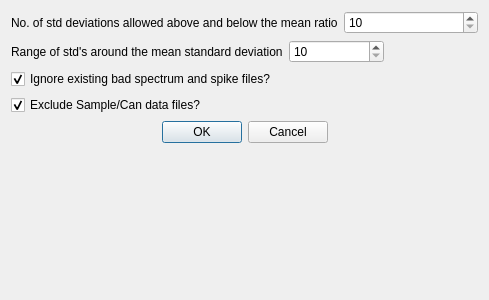
<?xml version="1.0" encoding="UTF-8"?>
<ui version="4.0">
 <class>Dialog</class>
 <widget class="QDialog" name="Dialog">
  <property name="geometry">
   <rect>
    <x>0</x>
    <y>0</y>
    <width>489</width>
    <height>300</height>
   </rect>
  </property>
  <property name="windowTitle">
   <string>Purge</string>
  </property>
  <layout class="QVBoxLayout" name="verticalLayout">
   <item>
    <layout class="QHBoxLayout" name="horizontalLayout">
     <item>
      <widget class="QLabel" name="label">
       <property name="sizePolicy">
        <sizepolicy hsizetype="Expanding" vsizetype="Minimum">
         <horstretch>0</horstretch>
         <verstretch>0</verstretch>
        </sizepolicy>
       </property>
       <property name="text">
        <string>No. of std deviations allowed above and below the mean ratio</string>
       </property>
      </widget>
     </item>
     <item>
      <widget class="QSpinBox" name="stdDeviationsSpinBox">
       <property name="sizePolicy">
        <sizepolicy hsizetype="Expanding" vsizetype="Fixed">
         <horstretch>0</horstretch>
         <verstretch>0</verstretch>
        </sizepolicy>
       </property>
       <property name="minimum">
        <number>10</number>
       </property>
      </widget>
     </item>
    </layout>
   </item>
   <item>
    <layout class="QHBoxLayout" name="horizontalLayout_2">
     <item>
      <widget class="QLabel" name="label_2">
       <property name="text">
        <string>Range of std's around the mean standard deviation</string>
       </property>
      </widget>
     </item>
     <item>
      <widget class="QSpinBox" name="rangeAroundMeanSpinBox">
       <property name="sizePolicy">
        <sizepolicy hsizetype="Expanding" vsizetype="Fixed">
         <horstretch>0</horstretch>
         <verstretch>0</verstretch>
        </sizepolicy>
       </property>
       <property name="minimum">
        <number>10</number>
       </property>
      </widget>
     </item>
     <item>
      <spacer name="horizontalSpacer">
       <property name="orientation">
        <enum>Qt::Horizontal</enum>
       </property>
       <property name="sizeHint" stdset="0">
        <size>
         <width>40</width>
         <height>20</height>
        </size>
       </property>
      </spacer>
     </item>
    </layout>
   </item>
   <item>
    <widget class="QCheckBox" name="ignoreBadCheckBox">
     <property name="sizePolicy">
      <sizepolicy hsizetype="Expanding" vsizetype="Fixed">
       <horstretch>0</horstretch>
       <verstretch>0</verstretch>
      </sizepolicy>
     </property>
     <property name="text">
      <string>Ignore existing bad spectrum and spike files?</string>
     </property>
     <property name="checked">
      <bool>true</bool>
     </property>
    </widget>
   </item>
   <item>
    <widget class="QCheckBox" name="excludeSampleAndCanCheckBox">
     <property name="text">
      <string>Exclude Sample/Can data files?</string>
     </property>
     <property name="checked">
      <bool>true</bool>
     </property>
    </widget>
   </item>
   <item>
    <widget class="QDialogButtonBox" name="buttonBox">
     <property name="standardButtons">
      <set>QDialogButtonBox::Cancel|QDialogButtonBox::Ok</set>
     </property>
     <property name="centerButtons">
      <bool>true</bool>
     </property>
    </widget>
   </item>
   <item>
    <spacer name="verticalSpacer">
     <property name="orientation">
      <enum>Qt::Vertical</enum>
     </property>
     <property name="sizeHint" stdset="0">
      <size>
       <width>20</width>
       <height>40</height>
      </size>
     </property>
    </spacer>
   </item>
  </layout>
 </widget>
 <resources/>
 <connections/>
</ui>
